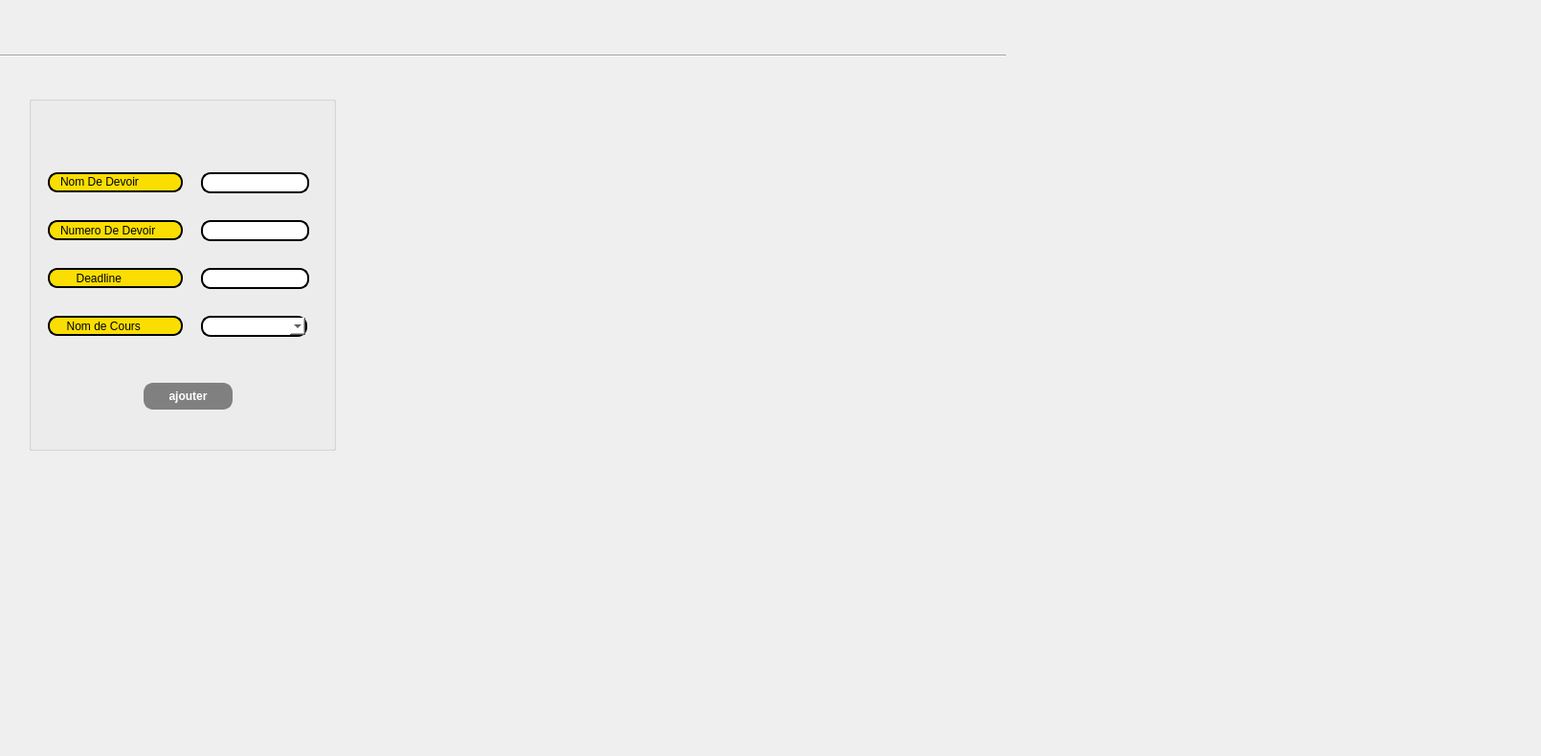
     <widget class="QWidget" name="tab_6">
      <attribute name="title">
       <string>Ajouter</string>
      </attribute>
      <widget class="Line" name="line">
       <property name="geometry">
        <rect>
         <x>0</x>
         <y>50</y>
         <width>1051</width>
         <height>16</height>
        </rect>
       </property>
       <property name="orientation">
        <enum>Qt::Horizontal</enum>
       </property>
      </widget>
      <widget class="QGroupBox" name="groupBox_2">
       <property name="geometry">
        <rect>
         <x>30</x>
         <y>100</y>
         <width>321</width>
         <height>371</height>
        </rect>
       </property>
       <property name="title">
        <string/>
       </property>
       <widget class="QLineEdit" name="nomD_lineEdit">
        <property name="geometry">
         <rect>
          <x>180</x>
          <y>80</y>
          <width>113</width>
          <height>22</height>
         </rect>
        </property>
        <property name="styleSheet">
         <string notr="true">border: 2px solid black;
border-radius: 10px;
padding: 0 8px;
background: white;
selection-background-color: gray;
</string>
        </property>
       </widget>
       <widget class="QLineEdit" name="numD_lineEdit">
        <property name="geometry">
         <rect>
          <x>180</x>
          <y>130</y>
          <width>113</width>
          <height>22</height>
         </rect>
        </property>
        <property name="styleSheet">
         <string notr="true">border: 2px solid black;
border-radius: 10px;
padding: 0 8px;
background: white;
selection-background-color: gray;
</string>
        </property>
       </widget>
       <widget class="QLineEdit" name="deadline_lineEdit">
        <property name="geometry">
         <rect>
          <x>180</x>
          <y>180</y>
          <width>113</width>
          <height>22</height>
         </rect>
        </property>
        <property name="styleSheet">
         <string notr="true">border: 2px solid black;
border-radius: 10px;
padding: 0 8px;
background: white;
selection-background-color: gray;
</string>
        </property>
       </widget>
       <widget class="QLabel" name="nomD">
        <property name="geometry">
         <rect>
          <x>20</x>
          <y>80</y>
          <width>141</width>
          <height>21</height>
         </rect>
        </property>
        <property name="palette">
         <palette>
          <active>
           <colorrole role="WindowText">
            <brush brushstyle="SolidPattern">
             <color alpha="255">
              <red>0</red>
              <green>0</green>
              <blue>0</blue>
             </color>
            </brush>
           </colorrole>
           <colorrole role="Button">
            <brush brushstyle="SolidPattern">
             <color alpha="255">
              <red>250</red>
              <green>222</green>
              <blue>2</blue>
             </color>
            </brush>
           </colorrole>
           <colorrole role="Text">
            <brush brushstyle="SolidPattern">
             <color alpha="255">
              <red>0</red>
              <green>0</green>
              <blue>0</blue>
             </color>
            </brush>
           </colorrole>
           <colorrole role="ButtonText">
            <brush brushstyle="SolidPattern">
             <color alpha="255">
              <red>0</red>
              <green>0</green>
              <blue>0</blue>
             </color>
            </brush>
           </colorrole>
           <colorrole role="Base">
            <brush brushstyle="SolidPattern">
             <color alpha="255">
              <red>250</red>
              <green>222</green>
              <blue>2</blue>
             </color>
            </brush>
           </colorrole>
           <colorrole role="Window">
            <brush brushstyle="SolidPattern">
             <color alpha="255">
              <red>250</red>
              <green>222</green>
              <blue>2</blue>
             </color>
            </brush>
           </colorrole>
           <colorrole role="PlaceholderText">
            <brush brushstyle="NoBrush">
             <color alpha="128">
              <red>0</red>
              <green>0</green>
              <blue>0</blue>
             </color>
            </brush>
           </colorrole>
          </active>
          <inactive>
           <colorrole role="WindowText">
            <brush brushstyle="SolidPattern">
             <color alpha="255">
              <red>0</red>
              <green>0</green>
              <blue>0</blue>
             </color>
            </brush>
           </colorrole>
           <colorrole role="Button">
            <brush brushstyle="SolidPattern">
             <color alpha="255">
              <red>250</red>
              <green>222</green>
              <blue>2</blue>
             </color>
            </brush>
           </colorrole>
           <colorrole role="Text">
            <brush brushstyle="SolidPattern">
             <color alpha="255">
              <red>0</red>
              <green>0</green>
              <blue>0</blue>
             </color>
            </brush>
           </colorrole>
           <colorrole role="ButtonText">
            <brush brushstyle="SolidPattern">
             <color alpha="255">
              <red>0</red>
              <green>0</green>
              <blue>0</blue>
             </color>
            </brush>
           </colorrole>
           <colorrole role="Base">
            <brush brushstyle="SolidPattern">
             <color alpha="255">
              <red>250</red>
              <green>222</green>
              <blue>2</blue>
             </color>
            </brush>
           </colorrole>
           <colorrole role="Window">
            <brush brushstyle="SolidPattern">
             <color alpha="255">
              <red>250</red>
              <green>222</green>
              <blue>2</blue>
             </color>
            </brush>
           </colorrole>
           <colorrole role="PlaceholderText">
            <brush brushstyle="NoBrush">
             <color alpha="128">
              <red>0</red>
              <green>0</green>
              <blue>0</blue>
             </color>
            </brush>
           </colorrole>
          </inactive>
          <disabled>
           <colorrole role="WindowText">
            <brush brushstyle="SolidPattern">
             <color alpha="255">
              <red>0</red>
              <green>0</green>
              <blue>0</blue>
             </color>
            </brush>
           </colorrole>
           <colorrole role="Button">
            <brush brushstyle="SolidPattern">
             <color alpha="255">
              <red>250</red>
              <green>222</green>
              <blue>2</blue>
             </color>
            </brush>
           </colorrole>
           <colorrole role="Text">
            <brush brushstyle="SolidPattern">
             <color alpha="255">
              <red>0</red>
              <green>0</green>
              <blue>0</blue>
             </color>
            </brush>
           </colorrole>
           <colorrole role="ButtonText">
            <brush brushstyle="SolidPattern">
             <color alpha="255">
              <red>0</red>
              <green>0</green>
              <blue>0</blue>
             </color>
            </brush>
           </colorrole>
           <colorrole role="Base">
            <brush brushstyle="SolidPattern">
             <color alpha="255">
              <red>250</red>
              <green>222</green>
              <blue>2</blue>
             </color>
            </brush>
           </colorrole>
           <colorrole role="Window">
            <brush brushstyle="SolidPattern">
             <color alpha="255">
              <red>250</red>
              <green>222</green>
              <blue>2</blue>
             </color>
            </brush>
           </colorrole>
           <colorrole role="PlaceholderText">
            <brush brushstyle="NoBrush">
             <color alpha="128">
              <red>0</red>
              <green>0</green>
              <blue>0</blue>
             </color>
            </brush>
           </colorrole>
          </disabled>
         </palette>
        </property>
        <property name="mouseTracking">
         <bool>false</bool>
        </property>
        <property name="focusPolicy">
         <enum>Qt::ClickFocus</enum>
        </property>
        <property name="contextMenuPolicy">
         <enum>Qt::PreventContextMenu</enum>
        </property>
        <property name="styleSheet">
         <string notr="true">border: 2px solid black;
font: 75 8pt &quot;MS Shell Dlg 2&quot;;
border-radius: 10px;
padding: 0 8px;
background: #fade02;
font: bold, &quot;Comic Sans MS&quot;;;
text-align:center;
</string>
        </property>
        <property name="text">
         <string>Nom De Devoir</string>
        </property>
       </widget>
       <widget class="QLabel" name="numD">
        <property name="geometry">
         <rect>
          <x>20</x>
          <y>130</y>
          <width>141</width>
          <height>21</height>
         </rect>
        </property>
        <property name="styleSheet">
         <string notr="true">border: 2px solid black;
font: 75 8pt &quot;MS Shell Dlg 2&quot;;
border-radius: 10px;
padding: 0 8px;
background: #fade02;
font: bold, &quot;Comic Sans MS&quot;;;
text-align:center;
</string>
        </property>
        <property name="text">
         <string>Numero De Devoir</string>
        </property>
       </widget>
       <widget class="QLabel" name="deadline">
        <property name="geometry">
         <rect>
          <x>20</x>
          <y>180</y>
          <width>141</width>
          <height>21</height>
         </rect>
        </property>
        <property name="styleSheet">
         <string notr="true">border: 2px solid black;
font: 75 8pt &quot;MS Shell Dlg 2&quot;;
border-radius: 10px;
padding: 0 8px;
background: #fade02;
font: bold, &quot;Comic Sans MS&quot;;;
text-align:center;
</string>
        </property>
        <property name="text">
         <string>     Deadline</string>
        </property>
       </widget>
       <widget class="QLabel" name="nomC_2">
        <property name="geometry">
         <rect>
          <x>20</x>
          <y>230</y>
          <width>141</width>
          <height>21</height>
         </rect>
        </property>
        <property name="styleSheet">
         <string notr="true">border: 2px solid black;
font: 75 8pt &quot;MS Shell Dlg 2&quot;;
border-radius: 10px;
padding: 0 8px;
background: #fade02;
font: bold, &quot;Comic Sans MS&quot;;;
text-align:center;
</string>
        </property>
        <property name="text">
         <string>  Nom de Cours </string>
        </property>
       </widget>
       <widget class="QPushButton" name="b_ajout_dev">
        <property name="geometry">
         <rect>
          <x>120</x>
          <y>300</y>
          <width>93</width>
          <height>28</height>
         </rect>
        </property>
        <property name="font">
         <font>
          <weight>75</weight>
          <bold>true</bold>
         </font>
        </property>
        <property name="styleSheet">
         <string notr="true">color: white;
background:gray;
 border: 2px solid gray;
 border-radius: 10px;

</string>
        </property>
        <property name="text">
         <string>ajouter</string>
        </property>
       </widget>
       <widget class="QComboBox" name="comboBox">
        <property name="geometry">
         <rect>
          <x>180</x>
          <y>230</y>
          <width>111</width>
          <height>22</height>
         </rect>
        </property>
        <property name="styleSheet">
         <string notr="true">border: 2px solid black;
border-radius: 10px;
padding: 0 8px;
background: white;
selection-background-color: gray;
</string>
        </property>
       </widget>
      </widget>
      <widget class="QLabel" name="devoirs">
       <property name="geometry">
        <rect>
         <x>420</x>
         <y>100</y>
         <width>641</width>
         <height>341</height>
        </rect>
       </property>
       <property name="text">
        <string/>
       </property>
      </widget>
      <widget class="QLabel" name="home">
       <property name="geometry">
        <rect>
         <x>880</x>
         <y>10</y>
         <width>56</width>
         <height>41</height>
        </rect>
       </property>
       <property name="text">
        <string/>
       </property>
      </widget>
      <widget class="QLabel" name="profile">
       <property name="geometry">
        <rect>
         <x>960</x>
         <y>10</y>
         <width>56</width>
         <height>41</height>
        </rect>
       </property>
       <property name="text">
        <string/>
       </property>
      </widget>
      <widget class="QLabel" name="background">
       <property name="geometry">
        <rect>
         <x>0</x>
         <y>0</y>
         <width>1601</width>
         <height>781</height>
        </rect>
       </property>
       <property name="text">
        <string/>
       </property>
      </widget>
      <zorder>background</zorder>
      <zorder>groupBox_2</zorder>
      <zorder>line</zorder>
      <zorder>devoirs</zorder>
      <zorder>home</zorder>
      <zorder>profile</zorder>
     </widget>
